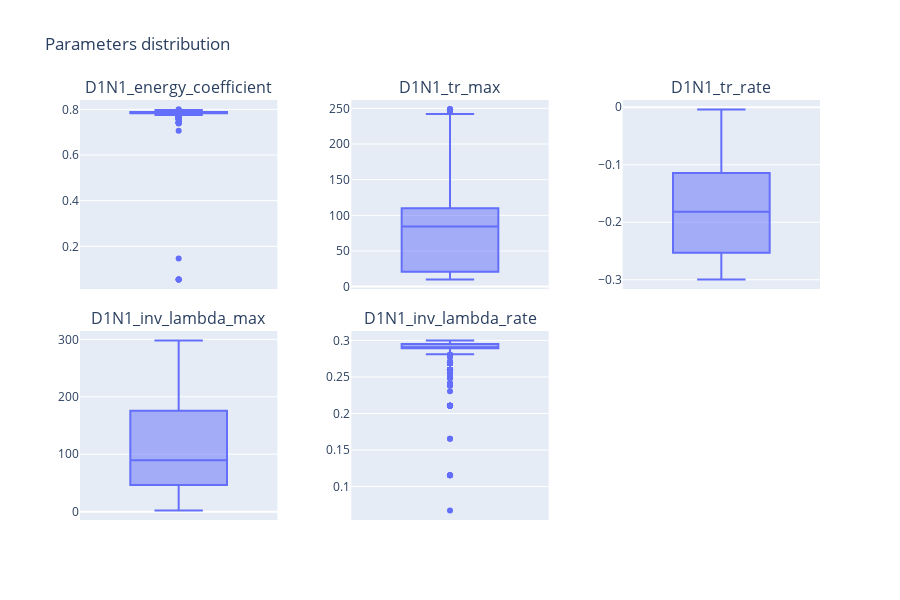

Notebook source saved alongside this figure:
### Code cell
viewer.box_plot(3, nbest=1000)

### Figure 1 — Plotly figure (JSON) as saved in the notebook; plotly's stock layout.template omitted (floating-point values rounded to 4 significant figures; data arrays with more than 128 entries replaced by an {"elided": "..."} marker saying what was removed)
{"data": [{"alignmentgroup": "True", "hovertemplate": "D1N1_energy_coefficient=%{y}<extra></extra>", "legendgroup": "", "marker": {"color": "#636efa"}, "name": "", "notched": false, "offsetgroup": "", "orientation": "v", "showlegend": false, "type": "box", "x0": " ", "xaxis": "x", "y": {"elided": "1000 float values"}, "y0": " ", "yaxis": "y"}, {"alignmentgroup": "True", "hovertemplate": "D1N1_tr_max=%{y}<extra></extra>", "legendgroup": "", "marker": {"color": "#636efa"}, "name": "", "notched": false, "offsetgroup": "", "orientation": "v", "showlegend": false, "type": "box", "x0": " ", "xaxis": "x2", "y": {"elided": "1000 float values"}, "y0": " ", "yaxis": "y2"}, {"alignmentgroup": "True", "hovertemplate": "D1N1_tr_rate=%{y}<extra></extra>", "legendgroup": "", "marker": {"color": "#636efa"}, "name": "", "notched": false, "offsetgroup": "", "orientation": "v", "showlegend": false, "type": "box", "x0": " ", "xaxis": "x3", "y": {"elided": "1000 float values"}, "y0": " ", "yaxis": "y3"}, {"alignmentgroup": "True", "hovertemplate": "D1N1_inv_lambda_max=%{y}<extra></extra>", "legendgroup": "", "marker": {"color": "#636efa"}, "name": "", "notched": false, "offsetgroup": "", "orientation": "v", "showlegend": false, "type": "box", "x0": " ", "xaxis": "x4", "y": {"elided": "1000 float values"}, "y0": " ", "yaxis": "y4"}, {"alignmentgroup": "True", "hovertemplate": "D1N1_inv_lambda_rate=%{y}<extra></extra>", "legendgroup": "", "marker": {"color": "#636efa"}, "name": "", "notched": false, "offsetgroup": "", "orientation": "v", "showlegend": false, "type": "box", "x0": " ", "xaxis": "x5", "y": {"elided": "1000 float values"}, "y0": " ", "yaxis": "y5"}], "layout": {"annotations": [{"font": {"size": 16}, "showarrow": false, "text": "D1N1_energy_coefficient", "x": 0.1333, "xanchor": "center", "xref": "paper", "y": 1, "yanchor": "bottom", "yref": "paper"}, {"font": {"size": 16}, "showarrow": false, "text": "D1N1_tr_max", "x": 0.5, "xanchor": "center", "xref": "paper", "y": 1, "yanchor": "bottom", "yref": "paper"}, {"font": {"size": 16}, "showarrow": false, "text": "D1N1_tr_rate", "x": 0.8667, "xanchor": "center", "xref": "paper", "y": 1, "yanchor": "bottom", "yref": "paper"}, {"font": {"size": 16}, "showarrow": false, "text": "D1N1_inv_lambda_max", "x": 0.1333, "xanchor": "center", "xref": "paper", "y": 0.45, "yanchor": "bottom", "yref": "paper"}, {"font": {"size": 16}, "showarrow": false, "text": "D1N1_inv_lambda_rate", "x": 0.5, "xanchor": "center", "xref": "paper", "y": 0.45, "yanchor": "bottom", "yref": "paper"}], "height": 600, "title": {"text": "Parameters distribution"}, "width": 900, "xaxis": {"anchor": "y", "domain": [0, 0.2667]}, "xaxis2": {"anchor": "y2", "domain": [0.3667, 0.6333]}, "xaxis3": {"anchor": "y3", "domain": [0.7333, 1]}, "xaxis4": {"anchor": "y4", "domain": [0, 0.2667]}, "xaxis5": {"anchor": "y5", "domain": [0.3667, 0.6333]}, "xaxis6": {"anchor": "y6", "domain": [0.7333, 1]}, "yaxis": {"anchor": "x", "domain": [0.55, 1]}, "yaxis2": {"anchor": "x2", "domain": [0.55, 1]}, "yaxis3": {"anchor": "x3", "domain": [0.55, 1]}, "yaxis4": {"anchor": "x4", "domain": [0, 0.45]}, "yaxis5": {"anchor": "x5", "domain": [0, 0.45]}, "yaxis6": {"anchor": "x6", "domain": [0, 0.45]}}}
